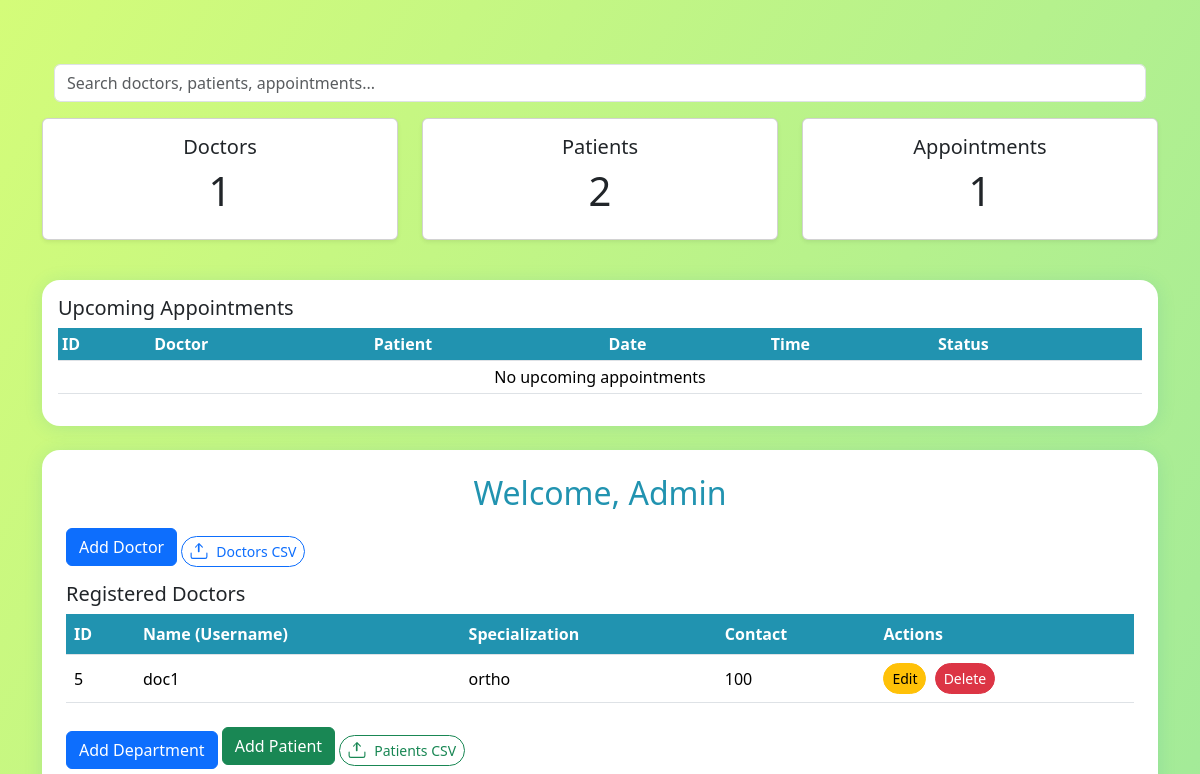
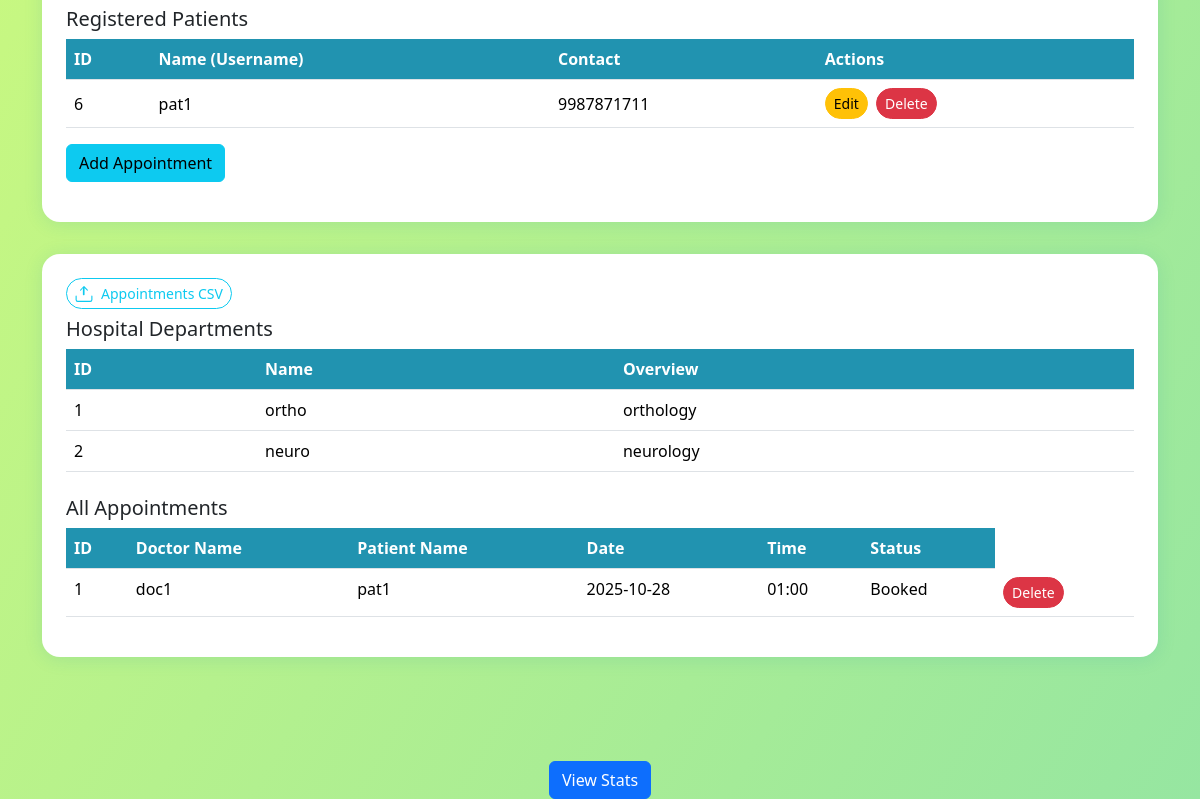
The app's page /admin, older data (2 pictures, top to bottom).
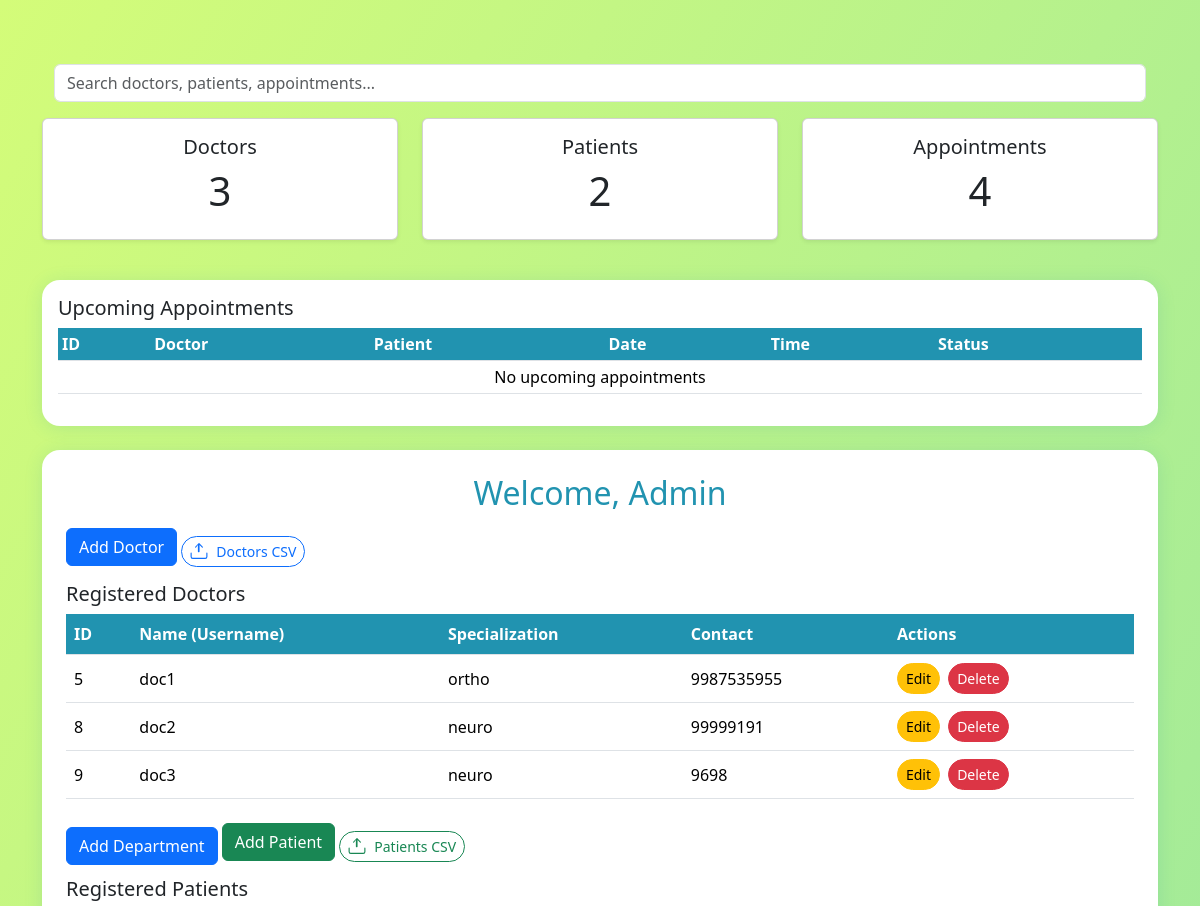
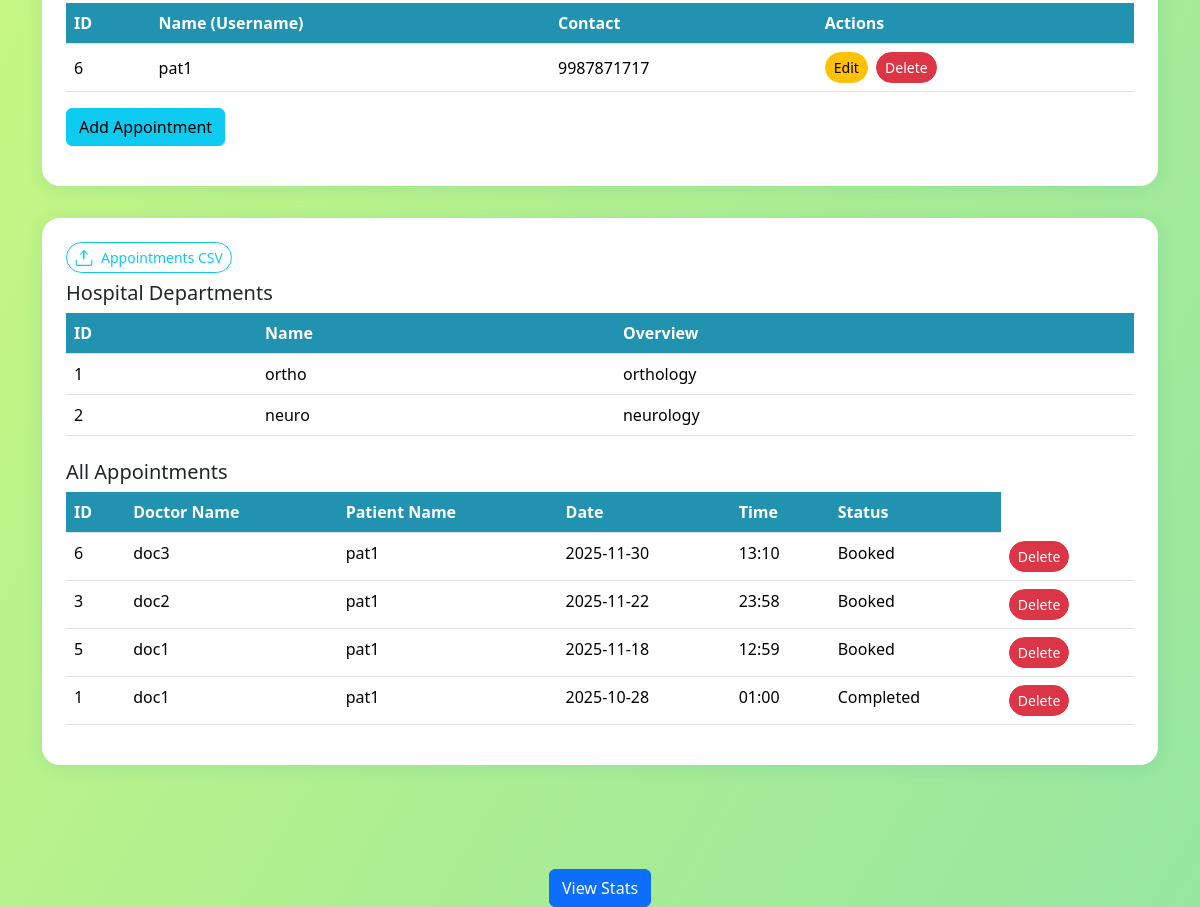
The same page, newer data (2 pictures, top to bottom).
### tables this page shows
CREATE TABLE users (
    id INTEGER PRIMARY KEY AUTOINCREMENT,
    username TEXT UNIQUE NOT NULL,
    password TEXT NOT NULL,
    role TEXT NOT NULL CHECK(role IN ('admin', 'doctor', 'patient'))
);

CREATE TABLE doctors (
    id INTEGER PRIMARY KEY,  -- links to users.id
    name TEXT NOT NULL,
    specialization TEXT NOT NULL, -- should match departments.name
    contact TEXT
);

CREATE TABLE patients (
    id INTEGER PRIMARY KEY,  -- links to users.id
    name TEXT NOT NULL,
    contact TEXT
, age INTEGER, pfp TEXT);

CREATE TABLE departments (
    id INTEGER PRIMARY KEY AUTOINCREMENT,
    name TEXT UNIQUE NOT NULL,
    overview TEXT
);

CREATE TABLE appointments (
    id INTEGER PRIMARY KEY AUTOINCREMENT,
    doctor_id INTEGER NOT NULL,
    patient_id INTEGER NOT NULL,
    date TEXT NOT NULL,
    time TEXT NOT NULL,
    status TEXT NOT NULL CHECK(status IN ('Booked', 'Completed', 'Cancelled')),
    diagnosis TEXT,
    prescription TEXT,
    notes TEXT,
    FOREIGN KEY (doctor_id) REFERENCES users(id),
    FOREIGN KEY (patient_id) REFERENCES users(id)
);

### app.py (the view, shortened to what this page needs)
@app.route('/admin')
def admin_dashboard():
    db = get_db()
    doctor_count = db.execute('SELECT COUNT(*) FROM users WHERE role="doctor"').fetchone()[0]
    patient_count = db.execute('SELECT COUNT(*) FROM users WHERE role="patient"').fetchone()[0]
    appt_count = db.execute('SELECT COUNT(*) FROM appointments').fetchone()[0]
    departments = db.execute('SELECT id, name, overview FROM departments').fetchall()
    doctors = db.execute(
    'SELECT u.id, u.username, d.specialization, d.contact FROM users u '
    'JOIN doctors d ON u.id = d.id WHERE u.role="doctor"').fetchall()
    print(doctors)  # <--- Add this
    upcoming_appointments = db.execute(
    '''
    SELECT a.id, d.username AS doctor_name, p.username AS patient_name, a.date, a.time, a.status
    FROM appointments a
    JOIN users d ON a.doctor_id = d.id
    JOIN users p ON a.patient_id = p.id
    WHERE a.date >= ?
    ORDER BY a.date ASC, a.time ASC
    LIMIT 3
    ''',
    (date.today().isoformat(),)
).fetchall()
    patients = db.execute(
        'SELECT u.id, u.username, p.contact FROM users u '
        'JOIN patients p ON u.id = p.id WHERE u.role="patient"'
    ).fetchall()
    appointments = db.execute(
    '''
    SELECT a.id, d.username AS doctor_name, p.username AS patient_name, a.date, a.time, a.status
    FROM appointments a
    JOIN users d ON a.doctor_id = d.id
    JOIN users p ON a.patient_id = p.id
    ORDER BY a.date DESC, a.time DESC
    '''
).fetchall()
    departments = db.execute('SELECT id, name, overview FROM departments').fetchall()
    return render_template('admin_dashboard.html',
                      doctors=doctors,
                      patients=patients,
                      doctor_count=doctor_count,
                      patient_count=patient_count,
                      appt_count=appt_count,
                      appointments=appointments,
                      upcoming_appointments=upcoming_appointments,departments=departments)

### app.py (called while the page is built)
def get_db():
    db = getattr(g, '_database', None)
    if db is None:
        db = g._database = sqlite3.connect(DATABASE)
    return db

@app.teardown_appcontext
def close_connection(exception):
    db = getattr(g, '_database', None)
    if db is not None:
        db.close()

### templates/admin_dashboard.html (shortened to what the changed rows need)
<!doctype html>
<html lang="en">
<head>
    <link href="https://cdn.jsdelivr.net/npm/bootstrap@5.3.2/dist/css/bootstrap.min.css" rel="stylesheet">
</head>
<body>
    <div class="container py-5">
        <div class="row mb-4">
            <div class="col-md-4">
                <div class="card shadow-sm rounded mb-3">
                    <div class="card-body text-center">
                        <h5 class="card-title">Doctors</h5>
                        <h1>{{ doctor_count }}</h1>
                    </div>
                </div>
            </div>
            <div class="col-md-4">
                <div class="card shadow-sm rounded mb-3">
                    <div class="card-body text-center">
                        <h1>{{ patient_count }}</h1>
                    </div>
                </div>
            </div>
            <div class="col-md-4">
                <div class="card shadow-sm rounded mb-3">
                    <div class="card-body text-center">
                        <h5 class="card-title">Appointments</h5>
                        <h1>{{ appt_count }}</h1>
                    </div>
                </div>
            </div>
        </div>
        <div class="dashboard-card p-3 bg-white mb-4">
  <table class="table table-sm table-hover">
    <thead>
      <tr>
        <th>ID</th>
        <th>Doctor</th>
        <th>Patient</th>
        <th>Date</th>
        <th>Time</th>
        <th>Status</th>
      </tr>
    </thead>
  </table>
</div>
        <div class="dashboard-card p-4 bg-white">
            <h2 class="text-center">Welcome, Admin</h2>
            <table class="table doctor-table table-hover align-middle mb-4">
    <thead>
        <tr>
            <th>ID</th>
            <th>Name (Username)</th>
            <th>Specialization</th>
            <th>Contact</th>
            <th>Actions</th>
        </tr>
    </thead>
    <tbody>
        {% for doc in doctors %}
        <tr>
            <td>{{ doc[0] }}</td>
            <td>{{ doc[1] }}</td>
            <td>{{ doc[2] }}</td>
            <td>{{ doc[3] }}</td>
            <td>
              <button class="btn btn-sm btn-warning me-1" data-bs-toggle="modal" data-bs-target="#editDoctorModal{{doc[0]}}">Edit</button>
              <form method="POST" action="{{ url_for('delete_doctor', doctor_id=doc[0]) }}" style="display:inline;">
                <button type="submit" class="btn btn-sm btn-danger" onclick="return confirm('Delete this doctor?')">Delete</button>
              </form>
            </td>
        </tr>
        {% endfor %}
    </tbody>
</table>
            <table class="table patient-table table-hover align-middle">
    <thead>
        <tr>
            <th>ID</th>
            <th>Name (Username)</th>
            <th>Contact</th>
            <th>Actions</th>
        </tr>
    </thead>
    <tbody>
        {% for pat in patients %}
        <tr>
            <td>{{ pat[0] }}</td>
            <td>{{ pat[1] }}</td>
            <td>{{ pat[2] }}</td>
            <td>
              <button class="btn btn-sm btn-warning me-1" data-bs-toggle="modal" data-bs-target="#editPatientModal{{pat[0]}}">Edit</button>
              <form method="POST" action="{{ url_for('delete_patient', patient_id=pat[0]) }}" style="display:inline;">
                <button type="submit" class="btn btn-sm btn-danger" onclick="return confirm('Delete this patient?')">Delete</button>
              </form>
            </td>
        </tr>
        {% endfor %}
    </tbody>
</table>
        </div>
        <div class="dashboard-card p-4 bg-white">
<table class="table table-hover align-middle mb-4">
  <thead>
    <tr>
      <th>ID</th>
      <th>Name</th>
      <th>Overview</th>
    </tr>
  </thead>
  <tbody>
    {% for dept in departments %}
<tr>
  <td>{{ dept[0] }}</td>
  <td>{{ dept[1] }}</td>
  <td>{{ dept[2] }}</td>
</tr>
{% endfor %}
  </tbody>
</table>
           <table class="table appointment-table table-hover">
  <thead>
    <tr>
      <th>ID</th>
      <th>Doctor Name</th>
      <th>Patient Name</th>
      <th>Date</th>
      <th>Time</th>
      <th>Status</th>
    </tr>
  </thead>
  <tbody>
    {% for appt in appointments %}
<tr>
  <td>{{ appt[0] }}</td>
  <td>{{ appt[1] }}</td>
  <td>{{ appt[2] }}</td>
  <td>{{ appt[3] }}</td>
  <td>{{ appt[4] }}</td>
  <td>{{ appt[5] }}</td>
  <td>
    <form method="POST" action="{{ url_for('delete_appointment', appt_id=appt[0]) }}" style="display:inline;">
      <button type="submit" class="btn btn-sm btn-danger"
        onclick="return confirm('Are you sure you want to delete this appointment?')">Delete</button>
    </form>
  </td>
</tr>
{% endfor %}
  </tbody>
</table>
        </div>
    </div>
</body>
</html>

Row changes from the older to the newer data that the page shows:
changed through a linked row, users "doc1": contact "100" → "9987535955"
added users: id "8", username "doc2", specialization "neuro", contact "99999191", shown under "Registered Doctors"
added users: id "9", username "doc3", specialization "neuro", contact "9698", shown under "Registered Doctors"
changed through a linked row, users "pat1": contact "9987871711" → "9987871717"
added appointments: id "6", username "doc3", username "pat1", date "2025-11-30", time "13:10", status "Booked"
added appointments: id "3", username "doc2", username "pat1", date "2025-11-22", time "23:58", status "Booked"
added appointments: id "5", username "doc1", username "pat1", date "2025-11-18", time "12:59", status "Booked"
changed appointments id 1: status "Booked" → "Completed"
Text that changed along with them:
{{ doctor_count }}: "1" → "3"
{{ appt_count }}: "1" → "4"
